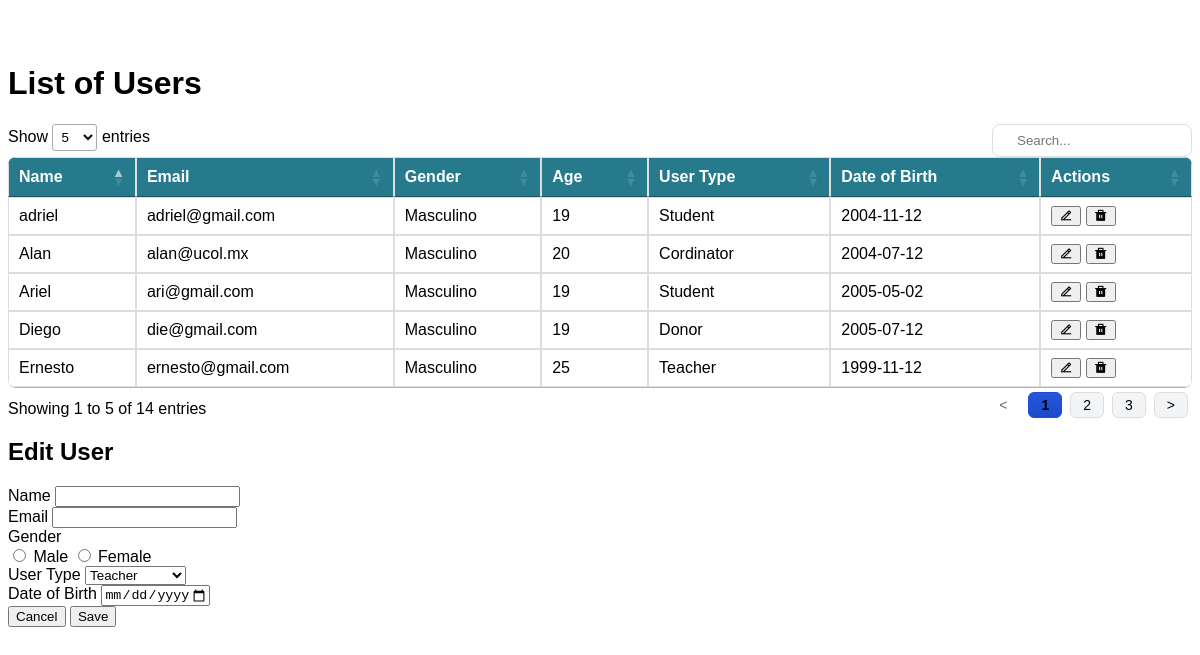
The page /Admin/listar_usuario.php on the database its author committed.
### tables this page shows
CREATE TABLE `usuarios` (
  `id` int(11) NOT NULL,
  `nombre` varchar(100) DEFAULT NULL,
  `correo` varchar(100) DEFAULT NULL,
  `password` varchar(10) NOT NULL,
  `genero` varchar(10) DEFAULT NULL,
  `edad` int(11) DEFAULT NULL,
  `tipo_usuario` varchar(50) DEFAULT NULL,
  `fecha_nac` date NOT NULL,
  `session_activa` tinyint(1) DEFAULT 0,
  `fecha_registro` datetime NOT NULL DEFAULT current_timestamp()
);

### Conexion/contacto.php (called while the page is built, shortened)
<?php
    include ('conexion.php');
    class Contacto extends Conexion
    {
        public function listar_usuarios()
        {
            $this->sentencia = "SELECT * FROM usuarios";
            $result = $this->ejecutar_sentencia();
            return $result;
        }
    public function __construct() {
        $this->conexion = new mysqli('localhost', 'root', '', 'unityclass');
    }
}
?>

### Conexion/conexion.php (called while the page is built, shortened)
<?php
class Conexion {
    private $host = 'localhost';
    private $usuario = 'root';
    private $password = '';
    private $base = 'unityclass';
    public $sentencia;
    public $conexion;
    public function abrir_conexion() {
        $this->conexion = new mysqli($this->host, $this->usuario, $this->password, $this->base);
    }
    public function ejecutar_sentencia() {
        $bandera = $this->conexion->query($this->sentencia);
        return $bandera;
    }
}
?>

### Admin/listar_usuario.php (the view, shortened to what this page needs)
<?php
require_once '../Conexion/contacto.php';
$obj = new Contacto();
$result = $obj->listar_usuarios();
if ($result && $result->num_rows > 0) {
?>
<link rel="stylesheet" href="../CSS/tabla.css">
<link rel="stylesheet" href="https://cdnjs.cloudflare.com/ajax/libs/remixicon/4.2.0/remixicon.min.css"/>
<link rel="stylesheet" href="https://cdn.datatables.net/1.11.5/css/jquery.dataTables.min.css"/>
<div class="w-full h-full flex flex-col">
    <br>
    <br>
    <h1 class="text-2xl font-bold text-gray-700">List of Users</h1>
    <div class="flex-grow bg-gray-100 p-6">
        <div class="overflow-x-auto">
            <table id="userTable" class="table">
                <thead>
                    <tr>
                        <th class="px-4 py-2 border-b border-gray-300">Name</th>
                        <th class="px-4 py-2 border-b border-gray-300">Email</th>
                        <th class="px-4 py-2 border-b border-gray-300">Gender</th>
                        <th class="px-4 py-2 border-b border-gray-300">Age</th>
                        <th class="px-4 py-2 border-b border-gray-300">User Type</th>
                        <th class="px-4 py-2 border-b border-gray-300">Date of Birth</th>
                        <th class="px-4 py-2 border-b border-gray-300">Actions</th>
                    </tr>
                </thead>
                <tbody id="userTableBody">
                    <?php while ($row = $result->fetch_assoc()) { ?>
                        <tr id="row_<?php echo $row['id']; ?>">
                            <td class="px-4 py-2 border-b border-gray-300"><?php echo htmlspecialchars($row['nombre']); ?></td>
                            <td class="px-4 py-2 border-b border-gray-300"><?php echo htmlspecialchars($row['correo']); ?></td>
                            <td class="px-4 py-2 border-b border-gray-300"><?php echo htmlspecialchars($row['genero']); ?></td>
                            <td class="px-4 py-2 border-b border-gray-300"><?php echo htmlspecialchars($row['edad']); ?></td>
                            <td class="px-4 py-2 border-b border-gray-300"><?php echo htmlspecialchars($row['tipo_usuario']); ?></td>
                            <td class="px-4 py-2 border-b border-gray-300"><?php echo htmlspecialchars($row['fecha_nac']); ?></td>
                            <td class="px-4 py-2 border-b border-gray-300 text-center">
                                <div class="flex justify-center space-x-2">
                                    <button onclick="openModal(<?php echo $row['id']; ?>, '<?php echo $row['nombre']; ?>', '<?php echo $row['correo']; ?>', '<?php echo $row['genero']; ?>', '<?php echo $row['tipo_usuario']; ?>', '<?php echo $row['fecha_nac']; ?>')" class="bg-blue-500 text-white px-4 py-2 rounded"><i class="ri-edit-2-line"></i></button>
                                    <button onclick="deleteUser(<?php echo $row['id']; ?>)" class="bg-red-500 text-white px-4 py-2 rounded"><i class="ri-delete-bin-fill"></i></button>
                                </div>
                            </td>
                        </tr>
                    <?php } ?>
                </tbody>
            </table>
        </div>
    </div>
</div>
<div id="editModal" class="hidden fixed z-10 inset-0 overflow-y-auto">
  <div class="flex items-center justify-center min-h-screen">
    <div class="bg-white rounded-lg overflow-hidden shadow-xl transform transition-all max-w-lg w-full p-6">
      <h2 class="text-xl font-semibold mb-4">Edit User</h2>
      <form id="editUserForm" action="" method="post" class="space-y-6">
        <div class="grid grid-cols-1 gap-6 sm:grid-cols-2">
            <div>
                <label for="nombre" class="block text-sm font-medium text-gray-700">
                    <i class="fas fa-user"></i> Name
                </label>
                <input type="text" name="nombre" id="editUserName" class="mt-1 block w-full rounded-md border-gray-300 shadow-sm focus:border-indigo-500 focus:ring-indigo-500 sm:text-sm">
            </div>
            <div>
                <label for="correo" class="block text-sm font-medium text-gray-700">
                    <i class="fas fa-envelope"></i> Email
                </label>
                <input type="email" name="correo" id="editUserEmail" class="mt-1 block w-full rounded-md border-gray-300 shadow-sm focus:border-indigo-500 focus:ring-indigo-500 sm:text-sm">
            </div>
        </div>
        <div class="grid grid-cols-1 gap-6 sm:grid-cols-2">
            <div>
                <label for="genero" class="block text-sm font-medium text-gray-700">
                    <i class="fas fa-venus-mars"></i> Gender
                </label>
                <div class="mt-2 flex items-center space-x-4">
                    <label class="flex items-center">
                        <input type="radio" name="genero" value="Masculino" id="editUserGenderM" class="text-indigo-600 border-gray-300 focus:ring-indigo-500">
                        <span class="ml-2 text-sm text-gray-700">Male</span>
                    </label>
                    <label class="flex items-center">
                        <input type="radio" name="genero" value="Femenino" id="editUserGenderF" class="text-indigo-600 border-gray-300 focus:ring-indigo-500">
                        <span class="ml-2 text-sm text-gray-700">Female</span>
                    </label>
                </div>
            </div>
        </div>
        <div>
            <label for="tipo_usuario" class="block text-sm font-medium text-gray-700">
                <i class="fas fa-user-tag"></i> User Type
            </label>
            <select name="tipo_usuario" id="editUserType" class="mt-1 block w-full rounded-md border-gray-300 shadow-sm focus:border-indigo-500 focus:ring-indigo-500 sm:text-sm">
                <option value="Teacher">Teacher</option>
            </select>
        </div>
        <div>
            <label for="fecha_nac" class="block text-sm font-medium text-gray-700">
                <i class="fas fa-calendar-alt"></i> Date of Birth
            </label>
            <input type="date" name="fecha_nac" id="editUserDOB" max="2014-12-12" class="mt-1 block w-full rounded-md border-gray-300 shadow-sm focus:border-indigo-500 focus:ring-indigo-500 sm:text-sm" oninput="calculateAge()">
        </div>
        <div class="flex justify-end space-x-4 mt-6">
            <button type="button" onclick="closeModal()" class="bg-gray-500 text-white px-4 py-2 rounded mr-2">Cancel</button>
            <button type="submit" class="bg-blue-500 text-white px-4 py-2 rounded">Save</button>
        </div>
      </form>
    </div>
  </div>
</div>
<?php
}
?>

### CSS/tabla.css (style rules this page uses)
.table { width: 100%; border-collapse: collapse; border-radius: 8px; overflow: hidden; }
.table th, .table td { padding: 12px; text-align: left; border: 1px solid #ddd; }
.table th { background-color: #277A8C; color: white; }
.table tbody tr { transition: background-color 0.3s; }
.table tbody td { background-color: white; }

### rows shown on the page
usuarios: nombre "Diego", correo "die@gmail.com", genero "Masculino", edad "19", tipo_usuario "Donor", fecha_nac "2005-07-12"
usuarios: nombre "adriel", correo "adriel@gmail.com", genero "Masculino", edad "19", tipo_usuario "Student", fecha_nac "2004-11-12"
usuarios: nombre "Ernesto", correo "ernesto@gmail.com", genero "Masculino", edad "25", tipo_usuario "Teacher", fecha_nac "1999-11-12"
usuarios: nombre "Alan", correo "alan@ucol.mx", genero "Masculino", edad "20", tipo_usuario "Cordinator", fecha_nac "2004-07-12"
usuarios: nombre "Ariel", correo "ari@gmail.com", genero "Masculino", edad "19", tipo_usuario "Student", fecha_nac "2005-05-02"
